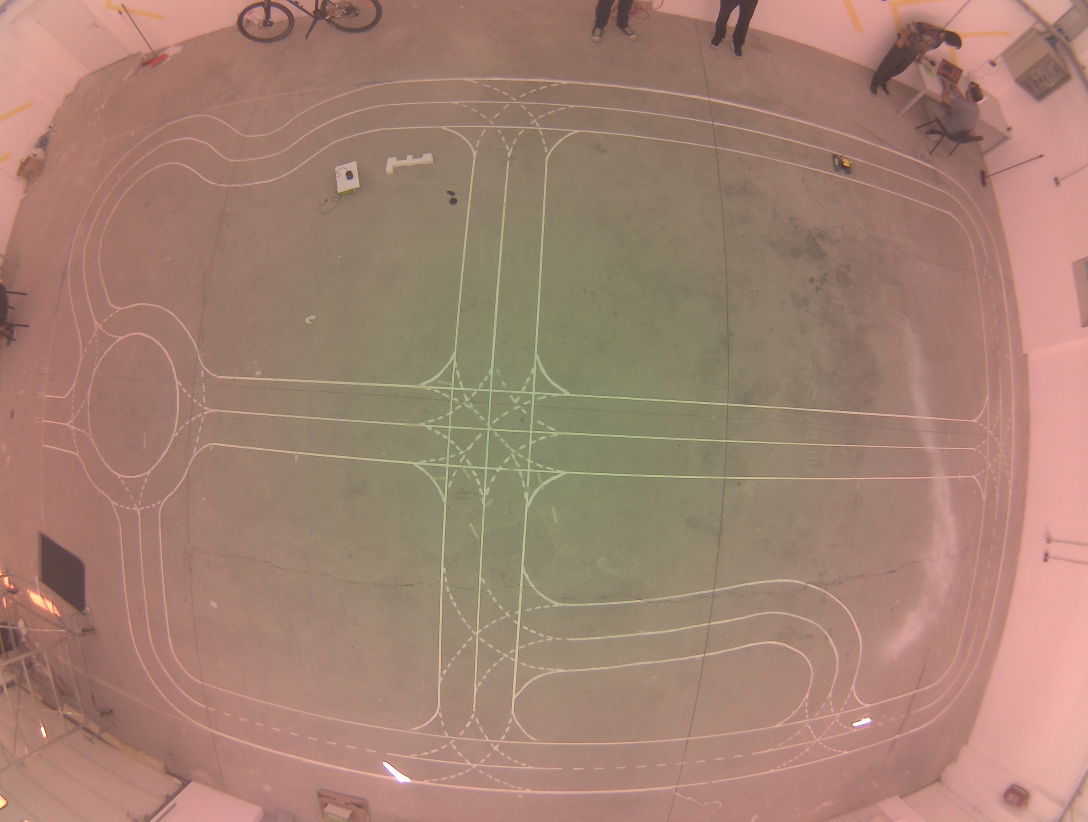
#> input picture L2S_communication/slika0.jpg, 3264 x 2464 px (shown at 1/3 size)
$ python locator2server_server.py   (older library calls are emulated)
#> lines starting #> are read from the running program, lines starting #| are printed output that depends on the picture
import cv2
import numpy as np
from random import randint

#################################### PLACEHOLDER FUNCTIONS FOR LATER ########################################
def recieveMsg():

    x = randint(3,14)*100
    y = randint(3,9)*100

    return x,y,1

def getLocatorPhoto():

    photo = cv2.imread("slika0.jpg")
#> photo is the input picture: shape (2464, 3264, 3); mean B, G, R 114.7, 129.7, 163.3
#> in undistort, `return cv2.remap(img, map1, map2, interpolation=cv2.INTER_LINEAR, bord..`:
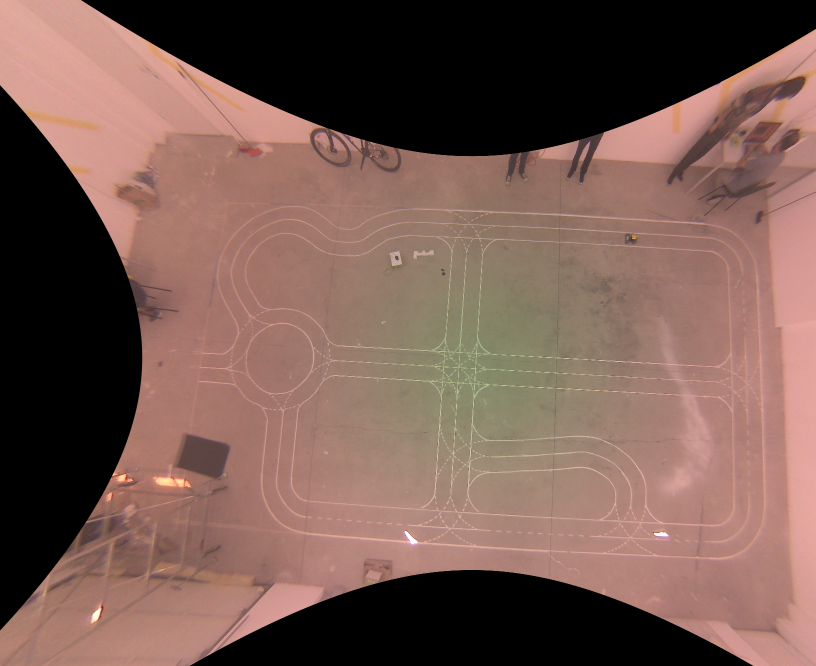
#> returned value: shape (1332, 1632, 3) (shown at 1/2 size); mean of channels 0, 1, 2 81.2, 90, 118.9; drawn as B, G, R

    return photo

def extractMap(photo):

    MAP = cv2.imread("mapa.png")
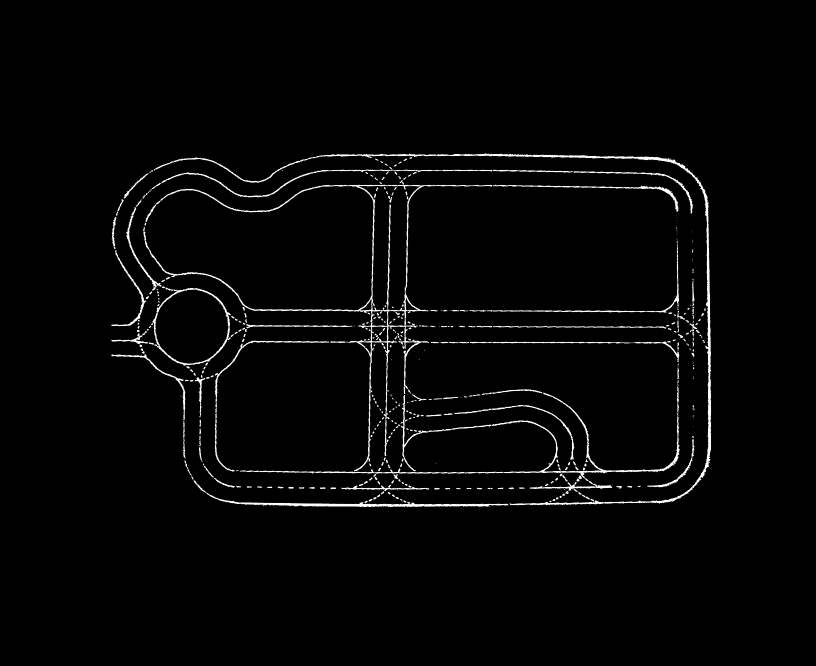
#> input picture L2S_communication/mapa.png, 1632 x 1332 px (shown at 1/2 size)
#> MAP is the input picture: shape (1332, 1632, 3); min 0, max 255, mean 5.7

    return MAP


#################################### REAL FUNCTIONS IN USE CURRENTLY ########################################

# to know which jetcar is being traced, each ID is connected to its roof-marker color
def getColor(ID):

    if ID == 1:
        return [0,255,255]


# coordinates recieved are extracted from a wide-angle lens camera. They need to be adjusted accordingly (un-fisheyed)
def undistortCoords(x,y):

    # makes an image with one white px, and un-distorts it
    img = np.zeros((2464,3264,3))
    img[y-1:y+1,x-1:x+1,:] = [255,255,255]
    img = undistort(img)

    #finds the position of the white px
    img = img[:,:,0]
    horizontal = img.sum(axis=0)
    vertical = img.sum(axis=1)

    x = np.argmax(horizontal)
    y = np.argmax(vertical)

    return x,y


def visualizeMarker(x,y,ID):

    x,y = undistortCoords(x,y)

    color = getColor(ID)
    marker = np.zeros_like(MAP)
    marker[y-5:y+5,x-5:x+5,:] = color

    return marker, x,y


def undistort(img, balance=1, dim2=(816,616), dim3=(1632,1332)):

    K=np.array([[403.5072678987361, 0.0, 390.5537285576421], [0.0, 403.056903943273, 303.0726428457018], [0.0, 0.0, 1.0]])
    D=np.array([[-0.02877771348636789], [-0.012216466999853827], [0.020949602322686396], [-0.015176688869367766]])


    dim1 = img.shape[:2][::-1]  #dim1 is the dimension of input image to un-distort
    assert dim1[0]/dim1[1] == dim2[0]/dim2[1], "Image to undistort needs to have same aspect ratio as the ones used in calibration"
    if not dim2:
        dim2 = dim1
    if not dim3:
        dim3 = dim1
    scaled_K = K * dim1[0] / dim2[0]  # The values of K is to scale with image dimension.
    scaled_K[2][2] = 1.0  # Except that K[2][2] is always 1.0

    # This is how scaled_K, dim2 and balance are used to determine the final K used to un-distort image. OpenCV document failed to make this clear!
    new_K = cv2.fisheye.estimateNewCameraMatrixForUndistortRectify(scaled_K, D, dim2, np.eye(3), balance=balance)
    map1, map2 = cv2.fisheye.initUndistortRectifyMap(scaled_K, D, np.eye(3), new_K, dim3, cv2.CV_16SC2)
    return cv2.remap(img, map1, map2, interpolation=cv2.INTER_LINEAR, borderMode=cv2.BORDER_CONSTANT)


photo = getLocatorPhoto() #FTTP
photo = undistort(photo)
MAP = extractMap(photo)

while True:

    x,y,ID = recieveMsg()
    marker,x,y = visualizeMarker(x,y,ID)

    cv2.imshow("Map with marker(s):",marker+MAP)
    cv2.waitKey(1)
    print(x,y,end='\r')
cv2.destroyAllWindows()
